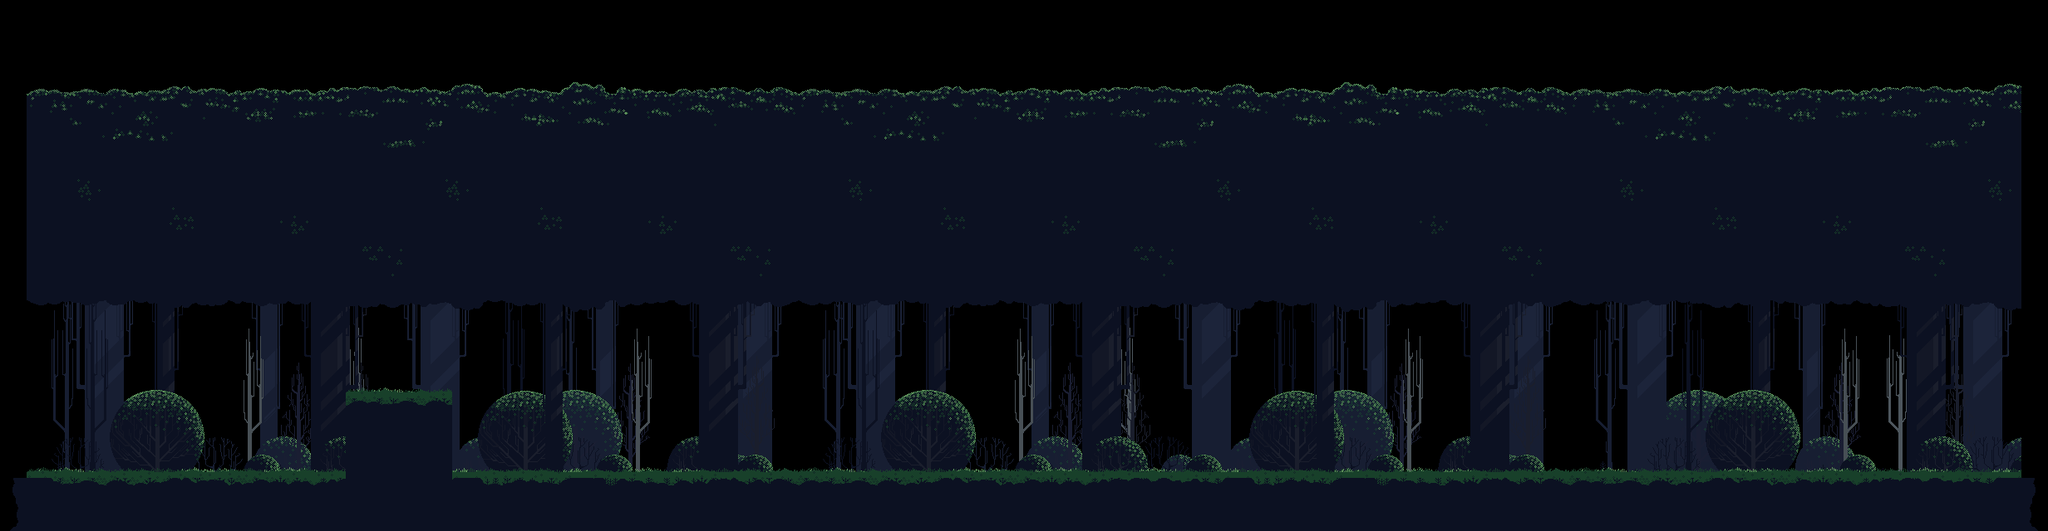

This is a level from a 2D game, rendered from its Tiled map with the project's own tilesets. A one-line summary and the map file follow, with tile-layer data summarised:
An orthogonal 77x20 tile map with 32x32 px tiles, 6 tile layers (TressBack, TreesFront, CollisionLayer, GroundShadow, ...), 5 tilesets.

<map version="1.10" tiledversion="1.11.2" orientation="orthogonal" renderorder="right-down" width="77" height="20" tilewidth="32" tileheight="32" infinite="0" nextlayerid="7" nextobjectid="1">
 <tileset firstgid="1" source="Test.tsx" />
 <tileset firstgid="697" source="Layer_0000_9.tsx" />
 <tileset firstgid="1393" source="Layer_0002_7.tsx" />
 <tileset firstgid="2089" source="Layer_0003_6.tsx" />
 <tileset firstgid="2785" source="Layer_0005_5.tsx" />
 <layer id="6" name="TressBack" width="77" height="20">
  <data>[1540 cells, 675 non-empty, 261 distinct tile ids]</data>
 </layer>
 <layer id="4" name="TreesFront" width="77" height="20">
  <data>[1540 cells, 657 non-empty, 261 distinct tile ids]</data>
 </layer>
 <layer id="1" name="CollisionLayer" width="77" height="20">
  <data>[1540 cells, 162 non-empty, 29 distinct tile ids]</data>
 </layer>
 <layer id="2" name="GroundShadow" width="77" height="20">
  <data>[1540 cells, 237 non-empty, 61 distinct tile ids]</data>
 </layer>
 <layer id="5" name="Leafs" width="77" height="20">
  <data>[1540 cells, 675 non-empty, 261 distinct tile ids]</data>
 </layer>
 <layer id="3" name="Grass" width="77" height="20">
  <data>[1540 cells, 75 non-empty, 29 distinct tile ids]</data>
 </layer>
</map>
